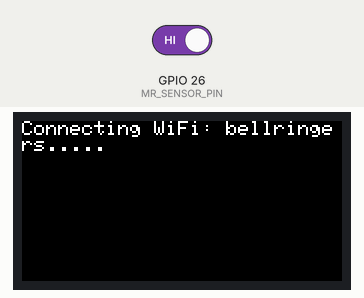
A sketch run on a simulated ESP32. Shown: 160×80 colour display. The inputs (shaded band) are chosen by the test bench; at power-on: GPIO 26 (MR_SENSOR_PIN) HIGH. WiFi joins after 1.5 s; servers stay silent unless stated; I2S audio is not simulated (input reads silence); no MQTT or app messages arrive unless stated.

Above: at 0.7 s.
At 1.7 s:
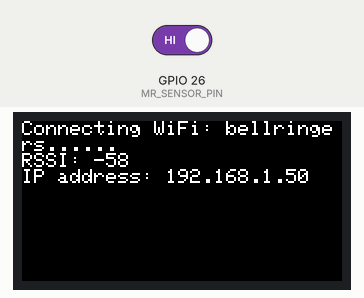
At 2.3 s:
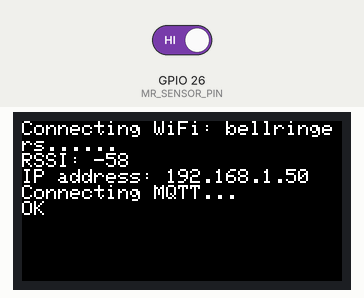

Measured:
- what the display in image 1 shows lasts 0.5 s, from 1.7 s to 2.2 s

The sketch:

firmware.ino
```cpp
#include <M5StickC.h>
#include <WiFi.h>
#include <driver/i2s.h>
#include <MQTT.h>

// GPIO pin for 2SS52M magnetoresistive sensor
#define MR_SENSOR_PIN (26)

// GPIO pins for microphone
#define MIC_CLK_PIN (0)
#define MIC_DATA_PIN (34)

// Microphone parameters
#define SAMPLE_RATE (44100)
#define DMA_LENGTH (128)
#define MIC_THRESHOLD (10000)

// Wifi settings
#define SSID "bellringers"
#define PASSWORD "plainbob"

WiFiClient net;
MQTTClient mqtt;

// Microphone threshold level
unsigned MicThreshold = MIC_THRESHOLD;

// Trigger variables
int Triggered = 0;
unsigned long TriggerTime;

// Heartbeat
int Heartbeat = 0;

// Set up I2S for PDM microphone data
void i2sSetup() {
  i2s_config_t i2s_config = {
    .mode = (i2s_mode_t)(I2S_MODE_MASTER | I2S_MODE_RX | I2S_MODE_PDM),
    .sample_rate = SAMPLE_RATE,
    .bits_per_sample = I2S_BITS_PER_SAMPLE_16BIT,
    .channel_format = I2S_CHANNEL_FMT_ALL_RIGHT,
    .communication_format = I2S_COMM_FORMAT_STAND_I2S,
    .intr_alloc_flags = ESP_INTR_FLAG_LEVEL1,
    .dma_buf_count = 2,
    .dma_buf_len = DMA_LENGTH,
  };

  i2s_pin_config_t pin_config;

  pin_config.mck_io_num = I2S_PIN_NO_CHANGE;
  pin_config.bck_io_num = I2S_PIN_NO_CHANGE;
  pin_config.ws_io_num = MIC_CLK_PIN;
  pin_config.data_out_num = I2S_PIN_NO_CHANGE;
  pin_config.data_in_num = MIC_DATA_PIN;

  i2s_driver_install(I2S_NUM_0, &i2s_config, 0, NULL);
  i2s_set_pin(I2S_NUM_0, &pin_config);
  i2s_set_clk(I2S_NUM_0, SAMPLE_RATE, I2S_BITS_PER_SAMPLE_16BIT, I2S_CHANNEL_MONO);
}

// Connect to Wifi
void wifiSetup() {
  WiFi.begin(SSID, PASSWORD);
  M5.lcd.printf("Connecting WiFi: %s...", SSID);

  for (int i = 0; i < 8; i++) {
    if (WiFi.status() == WL_CONNECTED) {
      M5.lcd.print("\nRSSI: ");
      M5.lcd.print(WiFi.RSSI());
      M5.lcd.print("\nIP address: ");
      M5.lcd.println(WiFi.localIP());
      break;
    }
    else {
      M5.lcd.print(".");
      delay(500);
    }
  }

  if (WiFi.status() != WL_CONNECTED) {
    M5.lcd.println("\nFail");
  }

  delay(500);
}

// Connect to MQTT broker
void mqttSetup() {
  M5.lcd.print("Connecting MQTT...");
  mqtt.begin(WiFi.gatewayIP(), net);
  mqtt.onMessage(mqttReceived);

  while (!mqtt.connect("oddstruct", "", "")) {
    M5.lcd.print(".");
    delay(500);
  }

  mqtt.subscribe("/oddstruck/threshold");
  M5.lcd.println("\nOK");

  delay(500);
}

// MQTT receive callback
void mqttReceived(String &topic, String &received) {
  MicThreshold = received.toInt();
}

// Sound detection task
void micTask(void *args) {
  char buf[DMA_LENGTH * 4] = {0};
  size_t bytesread;
  int16_t *adc;

  unsigned long strike_time;
  unsigned long tref;
  long delay;
  long old_delay = 0;
  char str[100];

  while (1) {
    i2s_read(I2S_NUM_0, buf, DMA_LENGTH * 2, &bytesread, portMAX_DELAY);
    tref = micros();
    adc = (int16_t *)buf;

    if (Triggered) {
      for (int i = 0; i < DMA_LENGTH; i++) {
        if (abs(adc[i]) > MicThreshold) {
          strike_time = tref - (((DMA_LENGTH - i) * 1000000L) / SAMPLE_RATE);
          delay = (strike_time - TriggerTime) / 1000;

          sprintf(str, "%d", delay);
          M5.Lcd.fillScreen(BLACK);
          M5.Lcd.setTextDatum(MC_DATUM);
          M5.Lcd.setTextSize(4);
          M5.Lcd.setTextColor(CYAN);
          M5.Lcd.drawString(str, 80, 40, 2);

          if (mqtt.connected()) {
            sprintf(str, "{\"delay\": %d, \"delta\": %d}", delay, delay - old_delay);
            mqtt.publish("/oddstruck/timing", str);

            old_delay = delay;
          }

          Triggered = 0;
          break;
        }
      }
    }
  }
}

// Magnetic sensor task
void sensorTask(void *args) {
   unsigned long start, stop;
   int timeout;

  while (1) {
    // Wait for sensor to trigger
    while (digitalRead(MR_SENSOR_PIN) == 1) {
      vTaskDelay(portTICK_PERIOD_MS);
    }
    start = micros();

    // Wait for end of trigger (10ms timeout)
    timeout = 0;
    while (timeout < 10) {
      if (digitalRead(MR_SENSOR_PIN) == 0) {
        stop = micros();
        timeout = 0;
      } else {
        timeout += 1;
      }

      vTaskDelay(portTICK_PERIOD_MS);
    }

    TriggerTime = (start + stop) / 2;
    Triggered = 1;

    // Wait at least a second before triggering again
    vTaskDelay(1000 * portTICK_PERIOD_MS);
  }
}

// Heartbeat task
void statusTask(void *args) {
  char str[100];
  while (1) {
    Heartbeat = !Heartbeat;

    if (mqtt.connected()) {
      sprintf(str, "{\"heartbeat\": %d, \"rssi\": %d}", Heartbeat, WiFi.RSSI());
      mqtt.publish("/oddstruck/status", str);
    }

    vTaskDelay(1000* portTICK_PERIOD_MS);
  }
}

void setup() {
  M5.begin();

  // Display
  M5.Lcd.setRotation(3);

  // Bell position sensor
  pinMode(MR_SENSOR_PIN, INPUT);

  wifiSetup();
  if (WiFi.status() == WL_CONNECTED) {
    mqttSetup();
  }

  i2sSetup();

  xTaskCreate(micTask, "mic_task", 4096, NULL, 1, NULL);
  xTaskCreate(sensorTask, "sensor_task", 4096, NULL, 1, NULL);
  xTaskCreate(statusTask, "status_task", 4096, NULL, 1, NULL);
}

void loop() {
  mqtt.loop();

  vTaskDelay(10 * portTICK_PERIOD_MS);
}
```
